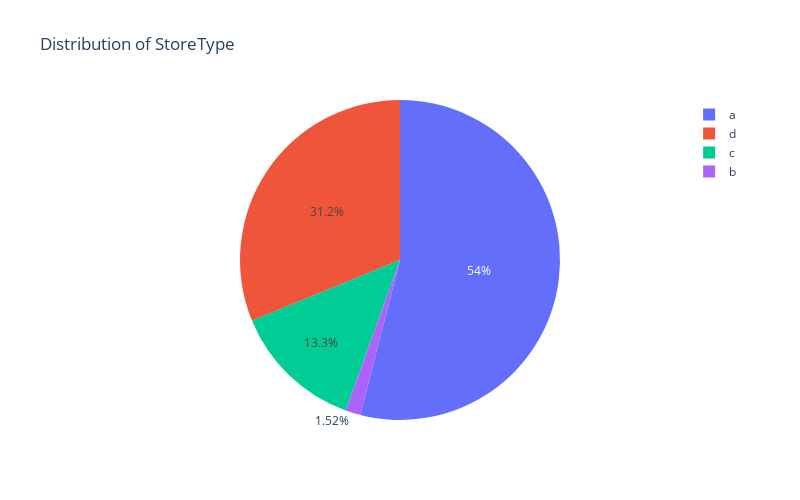

The cell this chart's notebook holds for it:
### Code cell
plotly_plot_pie(store_df, 'StoreType')

### Figure 1 — Plotly figure (JSON) as saved in the notebook; plotly's stock layout.template omitted (floating-point values rounded to 4 significant figures)
{"data": [{"domain": {"x": [0, 1], "y": [0, 1]}, "hovertemplate": "StoreType=%{label}<br>count=%{value}<extra></extra>", "labels": ["a", "d", "c", "b"], "legendgroup": "", "name": "", "showlegend": true, "type": "pie", "values": [602, 348, 148, 17]}], "layout": {"height": 500, "legend": {"tracegroupgap": 0}, "title": {"text": "Distribution of StoreType"}, "width": 800}}
